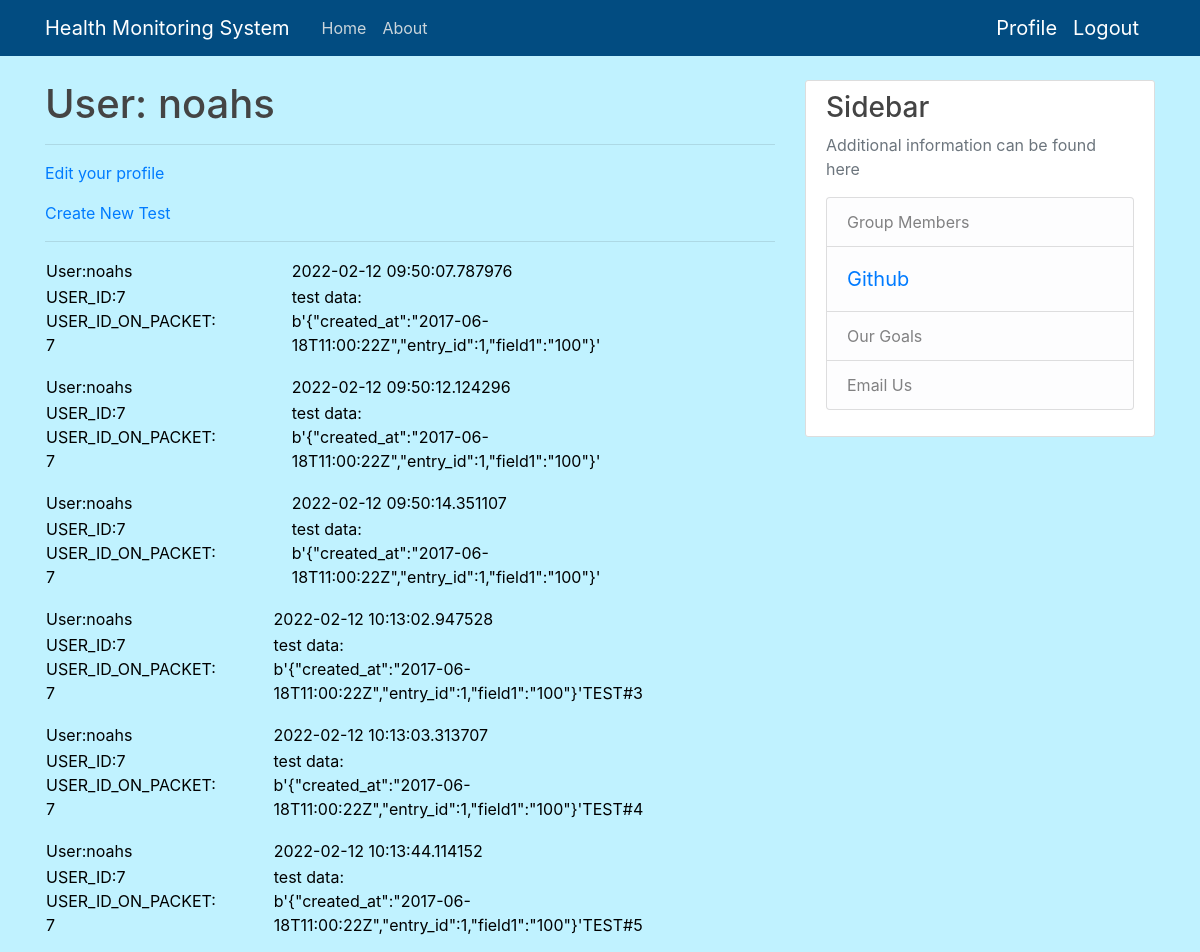
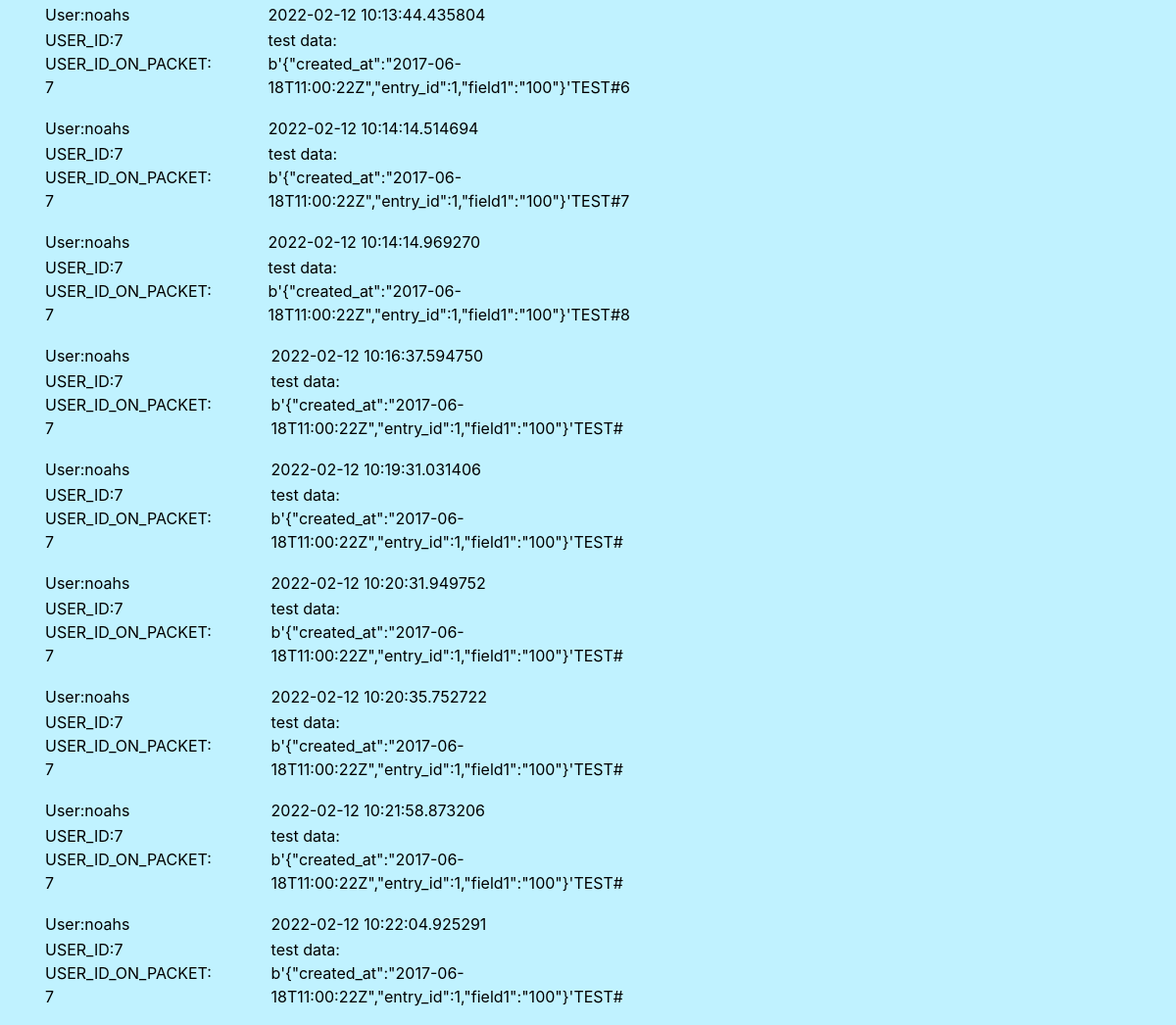
Page /user/noahs (signed in) on the committed database (2 pictures, top to bottom).
### app.py (models this page shows, shortened)
class User(UserMixin, db.Model):
    id = db.Column(db.Integer, primary_key=True)
    username = db.Column(db.String(64), index=True, unique=True)
    email = db.Column(db.String(120), index=True, unique=True)
    DOB = db.Column(db.String(6), index=True, unique=True)
    password_hash = db.Column(db.String(128))
    packets = db.relationship("Packet", backref='author', lazy='dynamic')
    packet_count = db.Column(db.Integer, index=True, unique=False)

class Packet(db.Model):
    id = db.Column(db.Integer, primary_key=True)
    body = db.Column(db.String(500))
    timestamp = db.Column(db.DateTime, index=True, default=datetime.utcnow)
    user_id = db.Column(db.Integer, db.ForeignKey('user.id'))

### app.py (the view)
@app.route('/user/<username>')
@login_required
def user(username):
    user = User.query.filter_by(username=username).first_or_404()
    return render_template('user.html', user=user, packets=user.packets.all())

### app.py (called while the page is built)
@login.user_loader
def load_user(id):
    return User.query.get(int(id))

### templates/user.html (shortened to what this page needs)
{% extends "base.html" %}
{% block content %}
    <h1>User: {{ user.username }}</h1>
    <hr>
    {% if user == current_user %}
    <p><a href="{{ url_for('edit_profile') }}">Edit your profile</a></p>
    <p><a href="{{ url_for('newtest', username=current_user.username) }}">Create New Test</a></p>
    <hr>
    {% for packet in packets %}
    <p>
        {% include '_packet.html' %}
    </p>
    {% endfor %}
    {% endif %}
{% endblock %}

### templates/base.html (shortened to what this page needs)
<!doctype html>
<html lang="en">
  <head>
    <link rel="stylesheet" href="https://stackpath.bootstrapcdn.com/bootstrap/4.3.1/css/bootstrap.min.css">
    <link rel="stylesheet" type="text/css" href="{{ url_for('static', filename='main.css') }}">
  </head>
  <body>
    <header class="site-header">
      <nav class="navbar navbar-expand-md navbar-dark bg-steel fixed-top">
        <div class="container">
          <a class="navbar-brand mr-4" href="/">Health Monitoring System</a>
          <div class="collapse navbar-collapse" id="navbarToggle">
            <div class="navbar-nav mr-auto">
              <a class="nav-item nav-link" href="{{ url_for('index') }}">Home</a>
              <a class="nav-item nav-link" href="/about">About</a>
            </div>
            {% if current_user.is_anonymous %}
            <div class="navbar-nav">
              <a class="nav-item nav-link" href="{{ url_for('login') }}">Login</a>
              <a class="nav-item nav-link" href="{{ url_for('signup') }}">Sign Up</a>
            </div>
            {% else %}
            <a class="navbar-brand" href="{{ url_for('user', username=current_user.username) }}">Profile</a>
            <a class="navbar-brand" href="{{ url_for('logout') }}">Logout</a>
            {% endif %}
          </div>
        </div>
      </nav>
    </header>
    <main role="main" class="container">
      <div class="row">
        <div class="col-md-8">
          {% block content %}{% endblock %}
        </div>
        <div class="col-md-4">
          <div class="content-section">
            <h3>Sidebar</h3>
            <p class='text-muted'>Additional information can be found here
              <ul class="list-group">
                <li class="list-group-item list-group-item-light">Group Members</li>
                <li class="list-group-item list-group-item-light"><a class="navbar-brand" href="https://github.com/noahstaveley/home-health">Github</a></li>
                <li class="list-group-item list-group-item-light">Our Goals</li>
                <li class="list-group-item list-group-item-light">Email Us</li>
              </ul>
            </p>
          </div>
        </div>
      </div>
    </main>
  </body>
</html>

### templates/_packet.html
<table>
        <tr valign="top">
            <td>User:{{ packet.author.username}}</td>
            <td>{{packet.timestamp}}</td>
        </tr>
        <td>USER_ID:{{ packet.author.id}} USER_ID_ON_PACKET:<br>{{ packet.user_id}}</td>
        <td> test data:<br>{{ packet.body }} </td>
    </table>

### static/main.css (style rules this page uses)
body { background: #c0f2ff; color: #000000; margin-top: 5rem; }
h1, h2, h3, h4, h5, h6 { color: #444444; }
.bg-steel { background-color: #024c81; }
.site-header .navbar-nav .nav-link { color: #cbd5db; }
.content-section { background: #ffffff; padding: 10px 20px; border: 1px solid #dddddd; border-radius: 3px; margin-bottom: 20px; }

### rows in the picture
User: username "noahs"
Packet: author.username "noahs", timestamp "2022-02-12 09:50:07.787976", author.id "7", user_id "7", body "b'{\"created_at\":\"2017-06-18T11:00:22Z\",\"entry_id\":1,\"field1\":\"100\"}'"
Packet: author.username "noahs", timestamp "2022-02-12 09:50:12.124296", author.id "7", user_id "7", body "b'{\"created_at\":\"2017-06-18T11:00:22Z\",\"entry_id\":1,\"field1\":\"100\"}'"
Packet: author.username "noahs", timestamp "2022-02-12 09:50:14.351107", author.id "7", user_id "7", body "b'{\"created_at\":\"2017-06-18T11:00:22Z\",\"entry_id\":1,\"field1\":\"100\"}'"
Packet: author.username "noahs", timestamp "2022-02-12 10:13:02.947528", author.id "7", user_id "7", body "b'{\"created_at\":\"2017-06-18T11:00:22Z\",\"entry_id\":1,\"field1\":\"100\"}'TEST#3"
Packet: author.username "noahs", timestamp "2022-02-12 10:13:03.313707", author.id "7", user_id "7", body "b'{\"created_at\":\"2017-06-18T11:00:22Z\",\"entry_id\":1,\"field1\":\"100\"}'TEST#4"
Packet: author.username "noahs", timestamp "2022-02-12 10:13:44.114152", author.id "7", user_id "7", body "b'{\"created_at\":\"2017-06-18T11:00:22Z\",\"entry_id\":1,\"field1\":\"100\"}'TEST#5"
Packet: author.username "noahs", timestamp "2022-02-12 10:13:44.435804", author.id "7", user_id "7", body "b'{\"created_at\":\"2017-06-18T11:00:22Z\",\"entry_id\":1,\"field1\":\"100\"}'TEST#6"
Packet: author.username "noahs", timestamp "2022-02-12 10:14:14.514694", author.id "7", user_id "7", body "b'{\"created_at\":\"2017-06-18T11:00:22Z\",\"entry_id\":1,\"field1\":\"100\"}'TEST#7"
Packet: author.username "noahs", timestamp "2022-02-12 10:14:14.969270", author.id "7", user_id "7", body "b'{\"created_at\":\"2017-06-18T11:00:22Z\",\"entry_id\":1,\"field1\":\"100\"}'TEST#8"
Packet: author.username "noahs", timestamp "2022-02-12 10:16:37.594750", author.id "7", user_id "7", body "b'{\"created_at\":\"2017-06-18T11:00:22Z\",\"entry_id\":1,\"field1\":\"100\"}'TEST#"
Packet: author.username "noahs", timestamp "2022-02-12 10:19:31.031406", author.id "7", user_id "7", body "b'{\"created_at\":\"2017-06-18T11:00:22Z\",\"entry_id\":1,\"field1\":\"100\"}'TEST#"
Packet: author.username "noahs", timestamp "2022-02-12 10:20:31.949752", author.id "7", user_id "7", body "b'{\"created_at\":\"2017-06-18T11:00:22Z\",\"entry_id\":1,\"field1\":\"100\"}'TEST#"
Packet: author.username "noahs", timestamp "2022-02-12 10:20:35.752722", author.id "7", user_id "7", body "b'{\"created_at\":\"2017-06-18T11:00:22Z\",\"entry_id\":1,\"field1\":\"100\"}'TEST#"
Packet: author.username "noahs", timestamp "2022-02-12 10:21:58.873206", author.id "7", user_id "7", body "b'{\"created_at\":\"2017-06-18T11:00:22Z\",\"entry_id\":1,\"field1\":\"100\"}'TEST#"
Packet: author.username "noahs", timestamp "2022-02-12 10:22:04.925291", author.id "7", user_id "7", body "b'{\"created_at\":\"2017-06-18T11:00:22Z\",\"entry_id\":1,\"field1\":\"100\"}'TEST#"
